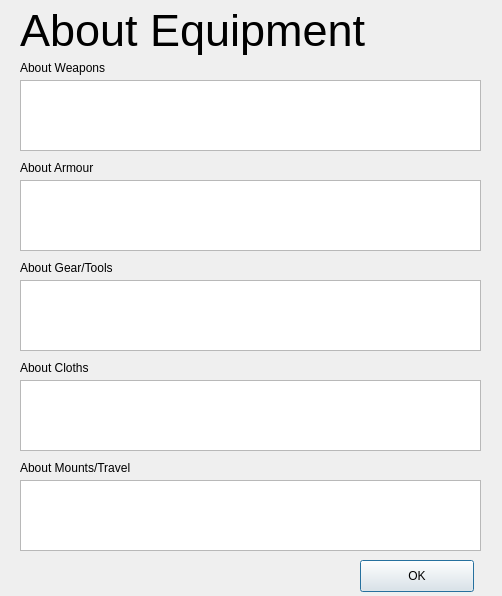
<?xml version="1.0" encoding="UTF-8"?>
<ui version="4.0">
 <class>EquipmentHelpDialog</class>
 <widget class="QDialog" name="EquipmentHelpDialog">
  <property name="geometry">
   <rect>
    <x>0</x>
    <y>0</y>
    <width>502</width>
    <height>596</height>
   </rect>
  </property>
  <property name="windowTitle">
   <string>Dialog</string>
  </property>
  <widget class="QTextBrowser" name="textInfo">
   <property name="geometry">
    <rect>
     <x>20</x>
     <y>80</y>
     <width>461</width>
     <height>71</height>
    </rect>
   </property>
   <property name="html">
    <string>&lt;!DOCTYPE HTML PUBLIC &quot;-//W3C//DTD HTML 4.0//EN&quot; &quot;http://www.w3.org/TR/REC-html40/strict.dtd&quot;&gt;
&lt;html&gt;&lt;head&gt;&lt;meta name=&quot;qrichtext&quot; content=&quot;1&quot; /&gt;&lt;style type=&quot;text/css&quot;&gt;
p, li { white-space: pre-wrap; }
&lt;/style&gt;&lt;/head&gt;&lt;body style=&quot; font-family:'Ubuntu'; font-size:9pt; font-weight:400; font-style:normal;&quot;&gt;
&lt;p style=&quot;-qt-paragraph-type:empty; margin-top:12px; margin-bottom:12px; margin-left:0px; margin-right:0px; -qt-block-indent:0; text-indent:0px; font-family:'Lucida Grande'; font-size:13pt;&quot;&gt;&lt;br /&gt;&lt;/p&gt;&lt;/body&gt;&lt;/html&gt;</string>
   </property>
  </widget>
  <widget class="QLabel" name="lblTitle">
   <property name="geometry">
    <rect>
     <x>20</x>
     <y>0</y>
     <width>381</width>
     <height>61</height>
    </rect>
   </property>
   <property name="font">
    <font>
     <family>Arial</family>
     <pointsize>34</pointsize>
    </font>
   </property>
   <property name="text">
    <string>About Equipment</string>
   </property>
  </widget>
  <widget class="QPushButton" name="btnOk">
   <property name="geometry">
    <rect>
     <x>360</x>
     <y>560</y>
     <width>114</width>
     <height>32</height>
    </rect>
   </property>
   <property name="text">
    <string>OK</string>
   </property>
  </widget>
  <widget class="QTextBrowser" name="textInfo_2">
   <property name="geometry">
    <rect>
     <x>20</x>
     <y>180</y>
     <width>461</width>
     <height>71</height>
    </rect>
   </property>
   <property name="html">
    <string>&lt;!DOCTYPE HTML PUBLIC &quot;-//W3C//DTD HTML 4.0//EN&quot; &quot;http://www.w3.org/TR/REC-html40/strict.dtd&quot;&gt;
&lt;html&gt;&lt;head&gt;&lt;meta name=&quot;qrichtext&quot; content=&quot;1&quot; /&gt;&lt;style type=&quot;text/css&quot;&gt;
p, li { white-space: pre-wrap; }
&lt;/style&gt;&lt;/head&gt;&lt;body style=&quot; font-family:'Ubuntu'; font-size:9pt; font-weight:400; font-style:normal;&quot;&gt;
&lt;p style=&quot;-qt-paragraph-type:empty; margin-top:12px; margin-bottom:12px; margin-left:0px; margin-right:0px; -qt-block-indent:0; text-indent:0px; font-family:'Lucida Grande'; font-size:13pt;&quot;&gt;&lt;br /&gt;&lt;/p&gt;&lt;/body&gt;&lt;/html&gt;</string>
   </property>
  </widget>
  <widget class="QTextBrowser" name="textInfo_3">
   <property name="geometry">
    <rect>
     <x>20</x>
     <y>280</y>
     <width>461</width>
     <height>71</height>
    </rect>
   </property>
   <property name="html">
    <string>&lt;!DOCTYPE HTML PUBLIC &quot;-//W3C//DTD HTML 4.0//EN&quot; &quot;http://www.w3.org/TR/REC-html40/strict.dtd&quot;&gt;
&lt;html&gt;&lt;head&gt;&lt;meta name=&quot;qrichtext&quot; content=&quot;1&quot; /&gt;&lt;style type=&quot;text/css&quot;&gt;
p, li { white-space: pre-wrap; }
&lt;/style&gt;&lt;/head&gt;&lt;body style=&quot; font-family:'Ubuntu'; font-size:9pt; font-weight:400; font-style:normal;&quot;&gt;
&lt;p style=&quot;-qt-paragraph-type:empty; margin-top:12px; margin-bottom:12px; margin-left:0px; margin-right:0px; -qt-block-indent:0; text-indent:0px; font-family:'Lucida Grande'; font-size:13pt;&quot;&gt;&lt;br /&gt;&lt;/p&gt;&lt;/body&gt;&lt;/html&gt;</string>
   </property>
  </widget>
  <widget class="QTextBrowser" name="textInfo_4">
   <property name="geometry">
    <rect>
     <x>20</x>
     <y>380</y>
     <width>461</width>
     <height>71</height>
    </rect>
   </property>
   <property name="html">
    <string>&lt;!DOCTYPE HTML PUBLIC &quot;-//W3C//DTD HTML 4.0//EN&quot; &quot;http://www.w3.org/TR/REC-html40/strict.dtd&quot;&gt;
&lt;html&gt;&lt;head&gt;&lt;meta name=&quot;qrichtext&quot; content=&quot;1&quot; /&gt;&lt;style type=&quot;text/css&quot;&gt;
p, li { white-space: pre-wrap; }
&lt;/style&gt;&lt;/head&gt;&lt;body style=&quot; font-family:'Ubuntu'; font-size:9pt; font-weight:400; font-style:normal;&quot;&gt;
&lt;p style=&quot;-qt-paragraph-type:empty; margin-top:12px; margin-bottom:12px; margin-left:0px; margin-right:0px; -qt-block-indent:0; text-indent:0px; font-family:'Lucida Grande'; font-size:13pt;&quot;&gt;&lt;br /&gt;&lt;/p&gt;&lt;/body&gt;&lt;/html&gt;</string>
   </property>
  </widget>
  <widget class="QTextBrowser" name="textInfo_5">
   <property name="geometry">
    <rect>
     <x>20</x>
     <y>480</y>
     <width>461</width>
     <height>71</height>
    </rect>
   </property>
   <property name="html">
    <string>&lt;!DOCTYPE HTML PUBLIC &quot;-//W3C//DTD HTML 4.0//EN&quot; &quot;http://www.w3.org/TR/REC-html40/strict.dtd&quot;&gt;
&lt;html&gt;&lt;head&gt;&lt;meta name=&quot;qrichtext&quot; content=&quot;1&quot; /&gt;&lt;style type=&quot;text/css&quot;&gt;
p, li { white-space: pre-wrap; }
&lt;/style&gt;&lt;/head&gt;&lt;body style=&quot; font-family:'Ubuntu'; font-size:9pt; font-weight:400; font-style:normal;&quot;&gt;
&lt;p style=&quot;-qt-paragraph-type:empty; margin-top:12px; margin-bottom:12px; margin-left:0px; margin-right:0px; -qt-block-indent:0; text-indent:0px; font-family:'Lucida Grande'; font-size:13pt;&quot;&gt;&lt;br /&gt;&lt;/p&gt;&lt;/body&gt;&lt;/html&gt;</string>
   </property>
  </widget>
  <widget class="QLabel" name="label">
   <property name="geometry">
    <rect>
     <x>20</x>
     <y>60</y>
     <width>111</width>
     <height>16</height>
    </rect>
   </property>
   <property name="text">
    <string>About Weapons</string>
   </property>
  </widget>
  <widget class="QLabel" name="label_2">
   <property name="geometry">
    <rect>
     <x>20</x>
     <y>160</y>
     <width>111</width>
     <height>16</height>
    </rect>
   </property>
   <property name="text">
    <string>About Armour</string>
   </property>
  </widget>
  <widget class="QLabel" name="label_3">
   <property name="geometry">
    <rect>
     <x>20</x>
     <y>260</y>
     <width>121</width>
     <height>16</height>
    </rect>
   </property>
   <property name="text">
    <string>About Gear/Tools</string>
   </property>
  </widget>
  <widget class="QLabel" name="label_4">
   <property name="geometry">
    <rect>
     <x>20</x>
     <y>360</y>
     <width>111</width>
     <height>16</height>
    </rect>
   </property>
   <property name="text">
    <string>About Cloths</string>
   </property>
  </widget>
  <widget class="QLabel" name="label_5">
   <property name="geometry">
    <rect>
     <x>20</x>
     <y>460</y>
     <width>151</width>
     <height>16</height>
    </rect>
   </property>
   <property name="text">
    <string>About Mounts/Travel</string>
   </property>
  </widget>
 </widget>
 <resources/>
 <connections/>
</ui>
